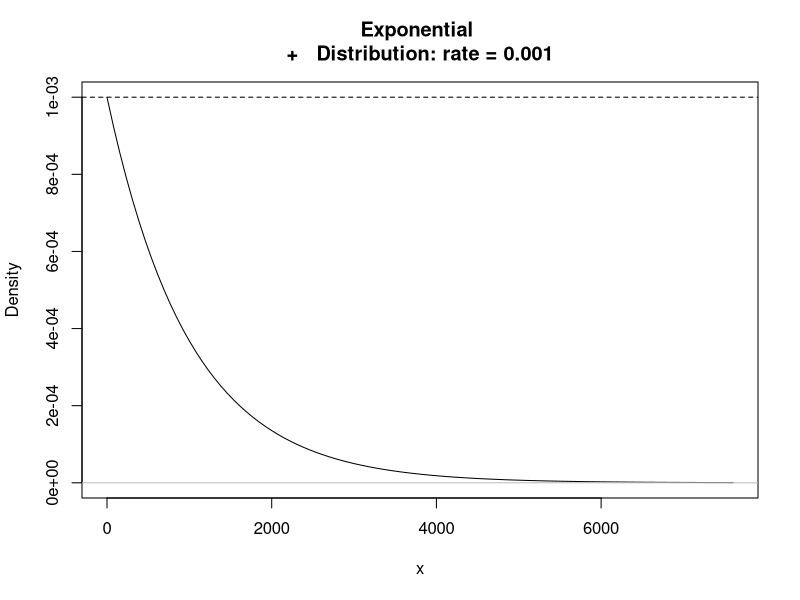
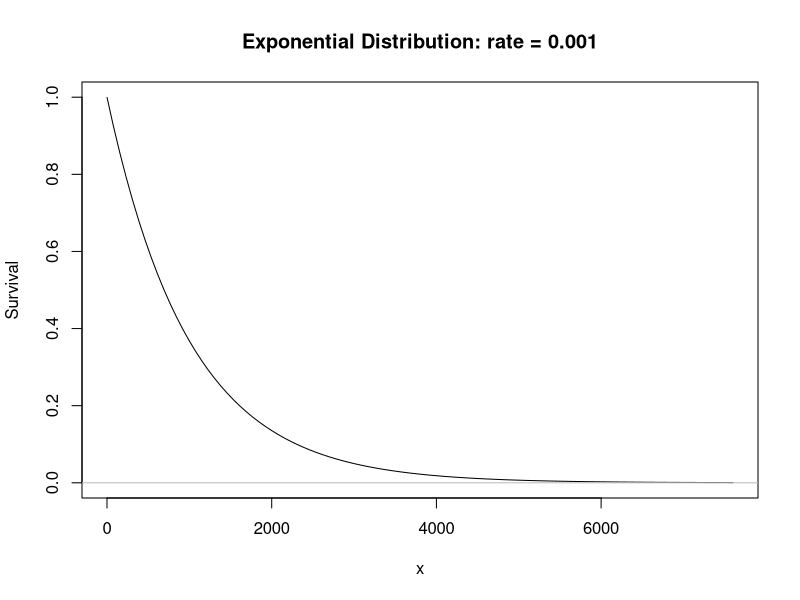

The R script that drew these images, in order:
.x <- seq(0.5, 7600.902, length.out=100)

plot(.x, dexp(.x, rate=0.001), xlab="x", ylab="Density", main="Exponential 
+   Distribution: rate = 0.001", type="l")
abline(h=0, col="gray")
abline(h=0.001, lty=2)

#plot survival
plot(.x, 1-pexp(.x, rate=0.001), xlab="x", ylab="Survival", 
  main="Exponential Distribution: rate = 0.001", type="l")
abline(h=0, col="gray")

remove(.x)

# compute the median for the exponential distribution
qexp(0.5, rate=0.001, lower.tail=TRUE)

#prob X>2000
pexp(2000, rate=0.001, lower.tail=FALSE)
